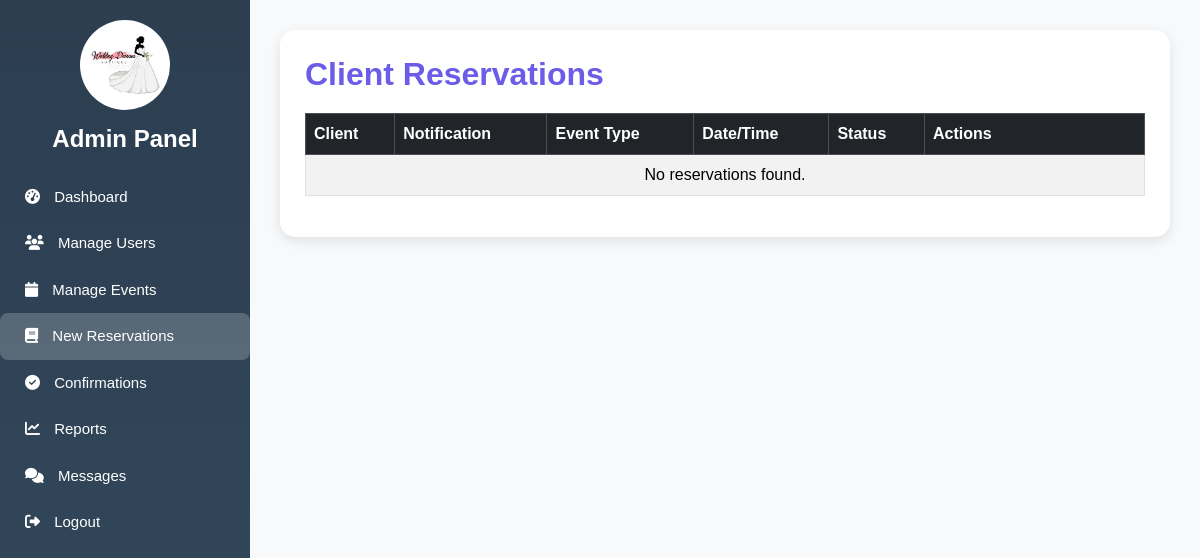
Page /reservations.php (signed in) on the earlier database version.
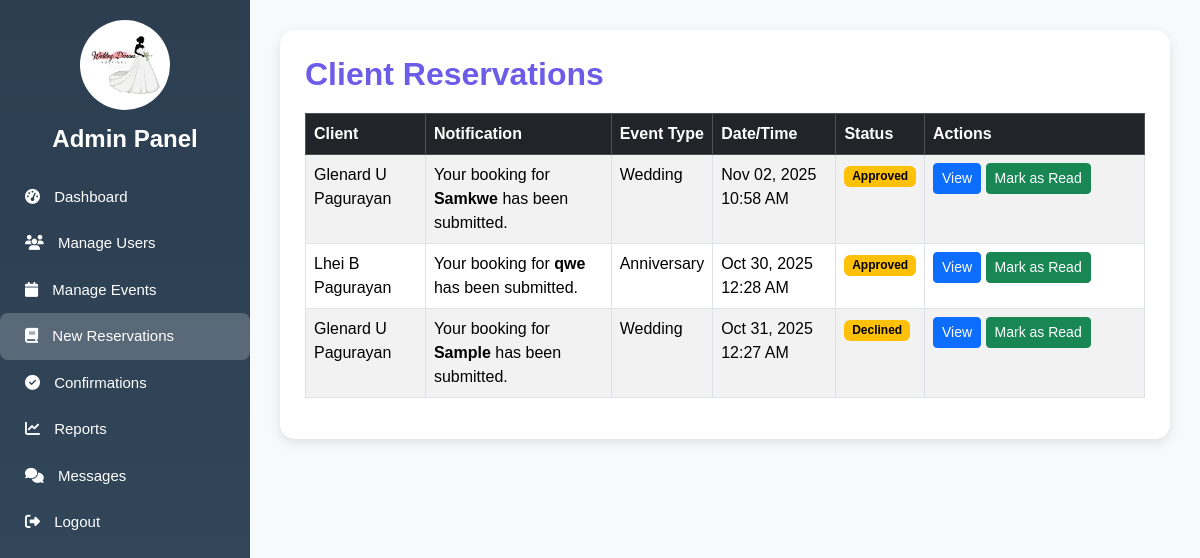
Same page on the later database version.
### tables this page shows
CREATE TABLE `bookings` (
  `id` int(11) NOT NULL,
  `firstname` varchar(100) NOT NULL,
  `middlename` varchar(100) DEFAULT NULL,
  `lastname` varchar(100) NOT NULL,
  `email` varchar(100) NOT NULL,
  `phone_number` varchar(11) NOT NULL,
  `service_type` varchar(100) NOT NULL,
  `package_name` varchar(100) DEFAULT NULL,
  `event_name` varchar(255) NOT NULL,
  `event_datetime` datetime NOT NULL,
  `location` text NOT NULL,
  `payment_method` varchar(50) DEFAULT 'Cash',
  `payment_screenshot` varchar(255) DEFAULT NULL,
  `status` varchar(50) NOT NULL DEFAULT 'Pending',
  `created_at` timestamp NOT NULL DEFAULT current_timestamp()
);

### reservations.php (the view, shortened to what this page needs)
<?php
$mysqli = new mysqli("localhost", "root", "", "bridal_event_system");
$query = "
    SELECT id, firstname, middlename, lastname, event_name, service_type, event_datetime, status, created_at
    FROM bookings
    ORDER BY created_at DESC
";
$result = $mysqli->query($query);
?>
<!DOCTYPE html>
<html lang="en">
<head>
  <link href="https://cdn.jsdelivr.net/npm/bootstrap@5.3.3/dist/css/bootstrap.min.css" rel="stylesheet">
  <link rel="stylesheet" href="https://cdnjs.cloudflare.com/ajax/libs/font-awesome/6.4.2/css/all.min.css">
</head>
<body>
  <div class="sidebar">
    <div class="logo">
      <img src="images/logo.webp" alt="Logo">
    </div>
    <h4>Admin Panel</h4>
    <a href="dashboard_admin.php"><i class="fa fa-tachometer-alt"></i> Dashboard</a>
    <a href="manage_user.php"><i class="fa fa-users"></i> Manage Users</a>
    <a href="manage_events.php"><i class="fa fa-calendar"></i> Manage Events</a>
    <a href="reservations.php" class="active"><i class="fa fa-book"></i> New Reservations</a>
    <a href="confirmations.php"><i class="fa fa-check-circle"></i> Confirmations</a>
    <a href="reports.php"><i class="fa fa-chart-line"></i> Reports</a>
    <a href="messages.php"><i class="fa fa-comments"></i> Messages</a>
    <a href="logout.php"><i class="fa fa-sign-out-alt"></i> Logout</a>
  </div>
  <div class="content">
    <div class="table-container">
      <h2>Client Reservations</h2>
      <table class="table table-bordered table-striped">
        <thead class="table-dark">
          <tr>
            <th>Client</th>
            <th>Notification</th>
            <th>Event Type</th>
            <th>Date/Time</th>
            <th>Status</th>
            <th style="width: 220px;">Actions</th>
          </tr>
        </thead>
        <tbody>
          <?php if ($result->num_rows > 0): ?>
            <?php while ($row = $result->fetch_assoc()): ?>
              <?php
                $client_name = $row['firstname'];
                if (!empty($row['middlename'])) {
                    $client_name .= ' ' . $row['middlename'];
                }
                $client_name .= ' ' . $row['lastname'];
              ?>
              <tr>
                <td><?= htmlspecialchars($client_name) ?></td>
                <td>Your booking for <strong><?= htmlspecialchars($row['event_name']) ?></strong> has been submitted.</td>
                <td><?= htmlspecialchars($row['service_type']) ?></td>
                <td><?= date("M d, Y h:i A", strtotime($row['event_datetime'])) ?></td>
                <td>
                  <span class="badge <?= $row['status'] === 'Read' ? 'badge-read' : 'badge-unread' ?>">
                    <?= htmlspecialchars($row['status']) ?>
                  </span>
                </td>
                <td>
                  <a href="view_bookings.php?id=<?= $row['id'] ?>" class="btn btn-sm btn-primary mb-1">View</a>
                  <?php if ($row['status'] !== 'Read'): ?>
                    <a href="reservations.php?action=read&id=<?= $row['id'] ?>" class="btn btn-sm btn-success mb-1">Mark as Read</a>
                  <?php else: ?>
                    <a href="reservations.php?action=unread&id=<?= $row['id'] ?>" class="btn btn-sm btn-warning mb-1">Mark as Unread</a>
                  <?php endif; ?>
                </td>
              </tr>
            <?php endwhile; ?>
          <?php else: ?>
            <tr>
              <td colspan="6" class="text-center">No reservations found.</td>
            </tr>
          <?php endif; ?>
        </tbody>
      </table>
    </div>
  </div>
</body>
</html>

Differences in the rows shown:
added bookings: client_name "Glenard U Pagurayan", event_name "Samkwe", service_type "Wedding", event_datetime "Nov 02, 2025 10:58 AM", status "Approved"
added bookings: client_name "Lhei B Pagurayan", event_name "qwe", service_type "Anniversary", event_datetime "Oct 30, 2025 12:28 AM", status "Approved"
added bookings: client_name "Glenard U Pagurayan", event_name "Sample", service_type "Wedding", event_datetime "Oct 31, 2025 12:27 AM", status "Declined"
Other differences:
text no longer shown: "No reservations found."
